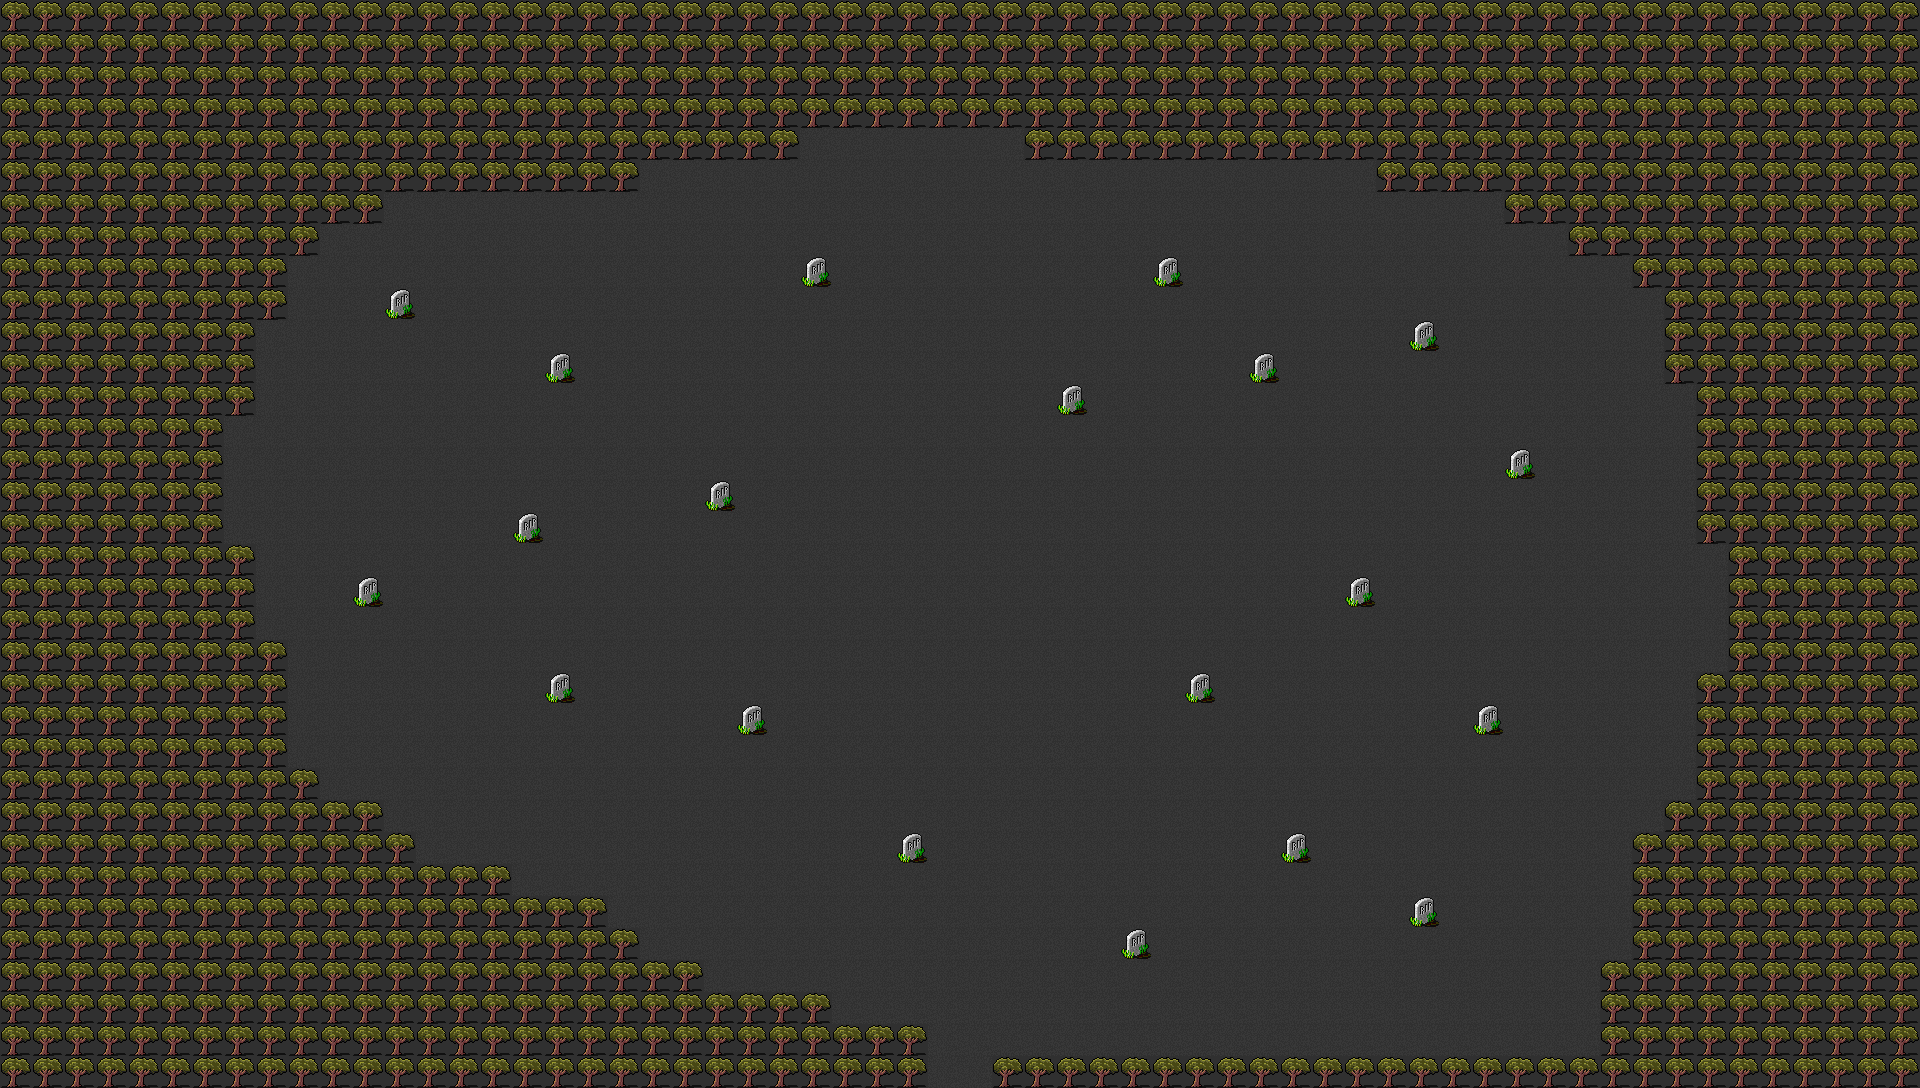

This game map was drawn from its Tiled (.tmx) file and the tilesets committed beside it. A one-line description and the trimmed map source follow:
An orthogonal 60x34 tile map with 32x32 px tiles, 2 tile layers (Base, Decorations), 7 tilesets and 1 object (Enemy).

<map version="1.0" orientation="orthogonal" width="60" height="34" tilewidth="32" tileheight="32">
 <tileset firstgid="1" source="../../tilesets/Dungeon 1.tsx" />
 <tileset firstgid="91" source="../../tilesets/Dungeon 2.tsx" />
 <tileset firstgid="235" source="../../tilesets/Dungeon 3.tsx" />
 <tileset firstgid="352" source="../../tilesets/Dungeon 4.tsx" />
 <tileset firstgid="523" source="../../tilesets/Overworld 1.tsx" />
 <tileset firstgid="651" source="../../tilesets/Overworld 2.tsx" />
 <tileset firstgid="787" source="../../tilesets/Overworld 3.tsx" />
 <layer name="Base" width="60" height="34">
  <data>[2040 cells, 2040 non-empty, 1 distinct tile ids]</data>
 </layer>
 <layer name="Decorations" width="60" height="34">
  <data>[2040 cells, 945 non-empty, 2 distinct tile ids]</data>
 </layer>
 <objectgroup name="Objects" width="60" height="34">
  <object name="BoomerangSkelleton" type="Enemy" x="906" y="587" width="32" height="32" />
 </objectgroup>
</map>
